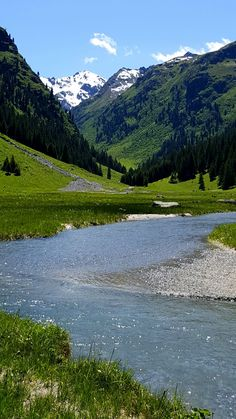
#> input picture TugasPCD3/foto1.jpg, 236 x 419 px
$ python metodePengurangan_008.py
#> lines starting #> are read from the running program, lines starting #| are printed output that depends on the picture
import cv2
import numpy as np

# Load the images
img1 = cv2.imread('foto1.jpg')
#> img1 is the input picture: shape (419, 236, 3); mean B, G, R 110.4, 112.3, 91.1
img1 = cv2.resize(img1, (326, 536))
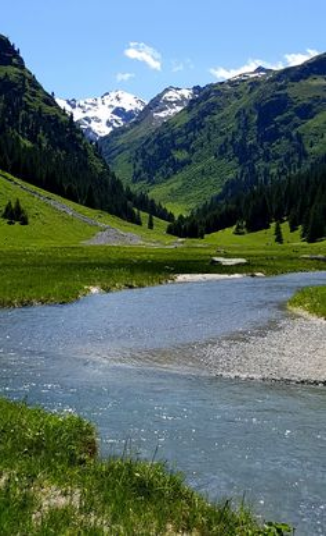
#> img1: shape (536, 326, 3); mean B, G, R 110.3, 112.2, 91
img2 = cv2.imread('foto2.jpg')
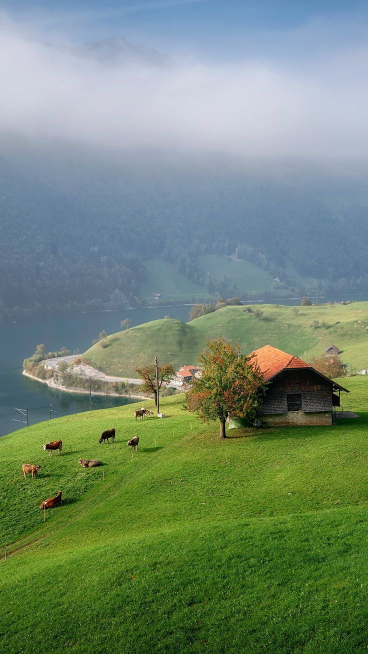
#> input picture TugasPCD3/foto2.jpg, 736 x 1308 px (shown at 1/2 size)
#> img2 is the input picture: shape (1308, 736, 3); mean B, G, R 114.9, 136.9, 116.1
img2 = cv2.resize(img2, (326, 536))
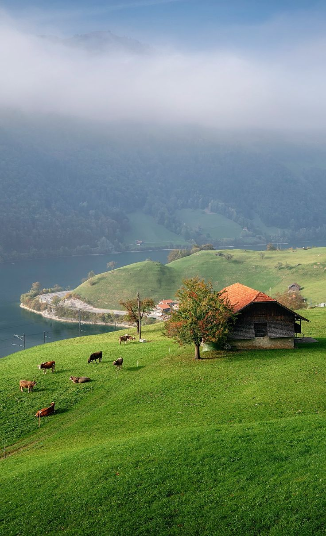
#> img2: shape (536, 326, 3); mean B, G, R 114.8, 136.8, 116

# Convert the images to grayscale
gray1 = cv2.cvtColor(img1, cv2.COLOR_BGR2GRAY)
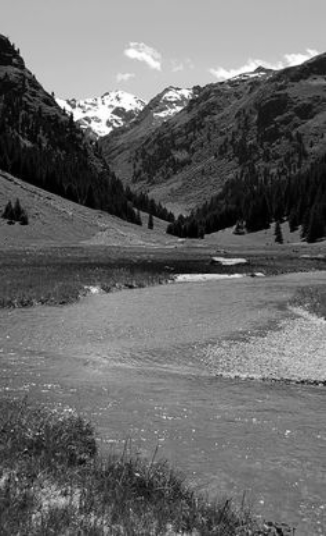
#> gray1: shape (536, 326); min 0, max 255, mean 105.6
gray2 = cv2.cvtColor(img2, cv2.COLOR_BGR2GRAY)
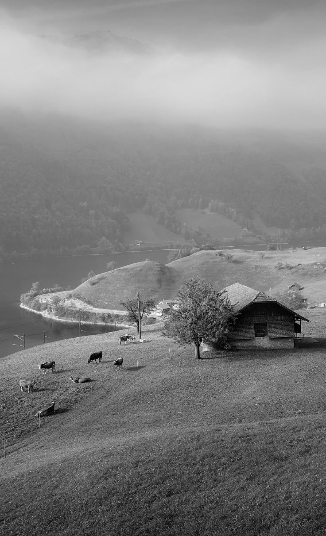
#> gray2: shape (536, 326); min 1, max 252, mean 128.1

# Subtract the grayscale images
diff = cv2.subtract(gray1, gray2)
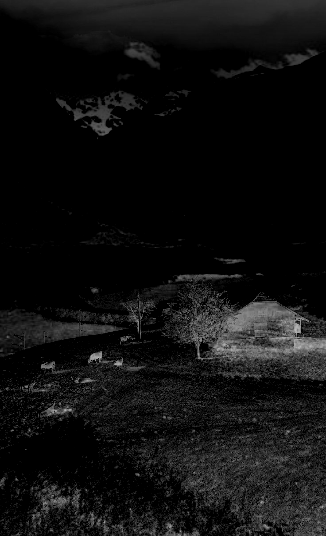
#> diff: shape (536, 326); min 0, max 185, mean 15.7

# Display the original images and the difference image side by side
cv2.imshow('Image 1', img1)
cv2.imshow('Image 2', img2)
cv2.imshow('Difference', diff)
cv2.waitKey(0)
cv2.destroyAllWindows()
